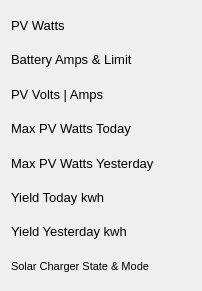
   <widget class="QWidget" name="layoutWidget">
    <property name="geometry">
     <rect>
      <x>1309</x>
      <y>680</y>
      <width>182</width>
      <height>291</height>
     </rect>
    </property>
    <layout class="QVBoxLayout" name="verticalLayout_9">
     <item>
      <widget class="QLabel" name="PV_Watts_2_label">
       <property name="font">
        <font>
         <pointsize>10</pointsize>
        </font>
       </property>
       <property name="text">
        <string>PV Watts</string>
       </property>
      </widget>
     </item>
     <item>
      <widget class="QLabel" name="Output_Amps_2_label">
       <property name="font">
        <font>
         <pointsize>10</pointsize>
        </font>
       </property>
       <property name="text">
        <string>Battery Amps &amp; Limit</string>
       </property>
      </widget>
     </item>
     <item>
      <widget class="QLabel" name="PV_Volts_2_label">
       <property name="minimumSize">
        <size>
         <width>135</width>
         <height>0</height>
        </size>
       </property>
       <property name="maximumSize">
        <size>
         <width>135</width>
         <height>16777215</height>
        </size>
       </property>
       <property name="font">
        <font>
         <pointsize>10</pointsize>
        </font>
       </property>
       <property name="text">
        <string>PV Volts | Amps</string>
       </property>
      </widget>
     </item>
     <item>
      <widget class="QLabel" name="Max_PV_Watts_Today_2_label">
       <property name="font">
        <font>
         <pointsize>10</pointsize>
        </font>
       </property>
       <property name="text">
        <string>Max PV Watts Today</string>
       </property>
      </widget>
     </item>
     <item>
      <widget class="QLabel" name="Max_PV_Watts_Yesterday_2_label">
       <property name="minimumSize">
        <size>
         <width>180</width>
         <height>0</height>
        </size>
       </property>
       <property name="font">
        <font>
         <pointsize>10</pointsize>
        </font>
       </property>
       <property name="text">
        <string>Max PV Watts Yesterday</string>
       </property>
      </widget>
     </item>
     <item>
      <widget class="QLabel" name="Yield_Today_2_label">
       <property name="font">
        <font>
         <pointsize>10</pointsize>
        </font>
       </property>
       <property name="text">
        <string>Yield Today kwh</string>
       </property>
      </widget>
     </item>
     <item>
      <widget class="QLabel" name="Yield_Yesterday_2_label">
       <property name="font">
        <font>
         <pointsize>10</pointsize>
        </font>
       </property>
       <property name="text">
        <string>Yield Yesterday kwh</string>
       </property>
      </widget>
     </item>
     <item>
      <widget class="QLabel" name="Solar_Charger_State_2_label">
       <property name="font">
        <font>
         <pointsize>8</pointsize>
        </font>
       </property>
       <property name="text">
        <string>Solar Charger State &amp; Mode</string>
       </property>
      </widget>
     </item>
    </layout>
    <zorder>PV_Watts_2_label</zorder>
    <zorder>Output_Amps_2_label</zorder>
    <zorder>Max_PV_Watts_Today_2_label</zorder>
    <zorder>Max_PV_Watts_Yesterday_2_label</zorder>
    <zorder>Yield_Today_2_label</zorder>
    <zorder>Yield_Yesterday_2_label</zorder>
    <zorder>Solar_Charger_State_2_label</zorder>
    <zorder>PV_Volts_2_label</zorder>
   </widget>
